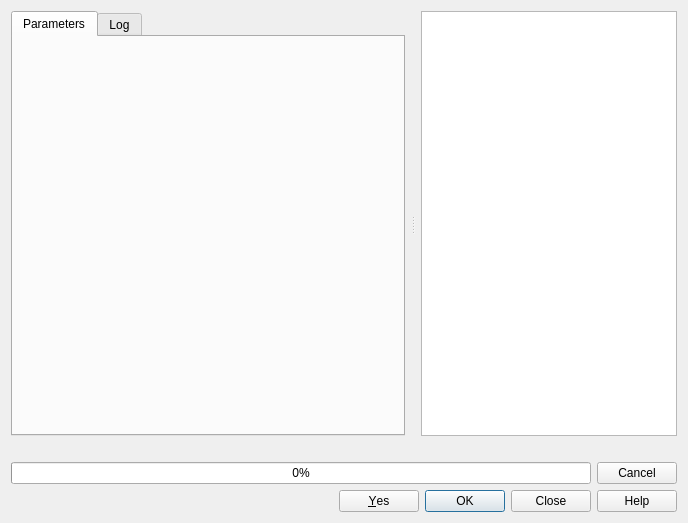
<?xml version="1.0" encoding="UTF-8"?>
<ui version="4.0">
 <class>QgsProcessingDialogBase</class>
 <widget class="QDialog" name="QgsProcessingDialogBase">
  <property name="geometry">
   <rect>
    <x>0</x>
    <y>0</y>
    <width>688</width>
    <height>523</height>
   </rect>
  </property>
  <property name="windowTitle">
   <string notr="true">Dialog</string>
  </property>
  <layout class="QVBoxLayout" name="verticalLayout">
   <item>
    <widget class="QSplitter" name="splitter">
     <property name="sizePolicy">
      <sizepolicy hsizetype="Expanding" vsizetype="Expanding">
       <horstretch>0</horstretch>
       <verstretch>0</verstretch>
      </sizepolicy>
     </property>
     <property name="orientation">
      <enum>Qt::Horizontal</enum>
     </property>
     <property name="handleWidth">
      <number>16</number>
     </property>
     <widget class="QTabWidget" name="mTabWidget">
      <property name="sizePolicy">
       <sizepolicy hsizetype="Expanding" vsizetype="Expanding">
        <horstretch>2</horstretch>
        <verstretch>0</verstretch>
       </sizepolicy>
      </property>
      <property name="currentIndex">
       <number>0</number>
      </property>
      <widget class="QWidget" name="tab">
       <attribute name="title">
        <string>Parameters</string>
       </attribute>
       <layout class="QVBoxLayout" name="verticalLayout_4">
        <property name="spacing">
         <number>2</number>
        </property>
        <property name="leftMargin">
         <number>0</number>
        </property>
        <property name="topMargin">
         <number>0</number>
        </property>
        <property name="rightMargin">
         <number>0</number>
        </property>
        <property name="bottomMargin">
         <number>0</number>
        </property>
        <item>
         <widget class="QgsPanelWidgetStack" name="mPanelStack" native="true"/>
        </item>
       </layout>
      </widget>
      <widget class="QWidget" name="tab_2">
       <attribute name="title">
        <string>Log</string>
       </attribute>
       <layout class="QVBoxLayout" name="verticalLayout_2">
        <property name="spacing">
         <number>2</number>
        </property>
        <property name="leftMargin">
         <number>0</number>
        </property>
        <property name="topMargin">
         <number>0</number>
        </property>
        <property name="rightMargin">
         <number>0</number>
        </property>
        <property name="bottomMargin">
         <number>0</number>
        </property>
        <item>
         <widget class="QTextEdit" name="txtLog">
          <property name="readOnly">
           <bool>true</bool>
          </property>
         </widget>
        </item>
        <item>
         <layout class="QHBoxLayout" name="horizontalLayout">
          <property name="bottomMargin">
           <number>0</number>
          </property>
          <item>
           <spacer name="horizontalSpacer">
            <property name="orientation">
             <enum>Qt::Horizontal</enum>
            </property>
            <property name="sizeHint" stdset="0">
             <size>
              <width>40</width>
              <height>20</height>
             </size>
            </property>
           </spacer>
          </item>
          <item>
           <widget class="QToolButton" name="mButtonSaveLog">
            <property name="toolTip">
             <string>Save Log to File</string>
            </property>
            <property name="text">
             <string>…</string>
            </property>
            <property name="icon">
             <iconset>
              <normaloff>:/images/themes/default/mActionFileSave.svg</normaloff>:/images/themes/default/mActionFileSave.svg</iconset>
            </property>
            <property name="autoRaise">
             <bool>true</bool>
            </property>
           </widget>
          </item>
          <item>
           <widget class="QToolButton" name="mButtonCopyLog">
            <property name="toolTip">
             <string>Copy Log to Clipboard</string>
            </property>
            <property name="text">
             <string>…</string>
            </property>
            <property name="icon">
             <iconset>
              <normaloff>:/images/themes/default/mActionEditCopy.svg</normaloff>:/images/themes/default/mActionEditCopy.svg</iconset>
            </property>
            <property name="autoRaise">
             <bool>true</bool>
            </property>
           </widget>
          </item>
          <item>
           <widget class="QToolButton" name="mButtonClearLog">
            <property name="toolTip">
             <string>Clear Log</string>
            </property>
            <property name="text">
             <string>…</string>
            </property>
            <property name="icon">
             <iconset>
              <normaloff>:/images/themes/default/console/iconClearConsole.svg</normaloff>:/images/themes/default/console/iconClearConsole.svg</iconset>
            </property>
            <property name="autoRaise">
             <bool>true</bool>
            </property>
           </widget>
          </item>
         </layout>
        </item>
       </layout>
      </widget>
     </widget>
     <widget class="QTextBrowser" name="textShortHelp">
      <property name="sizePolicy">
       <sizepolicy hsizetype="Expanding" vsizetype="Expanding">
        <horstretch>0</horstretch>
        <verstretch>0</verstretch>
       </sizepolicy>
      </property>
      <property name="openLinks">
       <bool>false</bool>
      </property>
      <property name="openExternalLinks">
       <bool>true</bool>
      </property>
     </widget>
    </widget>
   </item>
   <item>
    <widget class="QLabel" name="lblProgress">
     <property name="text">
      <string/>
     </property>
    </widget>
   </item>
   <item>
    <layout class="QHBoxLayout" name="horizontalLayout_3">
     <property name="topMargin">
      <number>0</number>
     </property>
     <item>
      <widget class="QProgressBar" name="progressBar">
       <property name="value">
        <number>0</number>
       </property>
      </widget>
     </item>
     <item>
      <widget class="QPushButton" name="buttonCancel">
       <property name="text">
        <string>Cancel</string>
       </property>
      </widget>
     </item>
    </layout>
   </item>
   <item>
    <widget class="QDialogButtonBox" name="mButtonBox">
     <property name="orientation">
      <enum>Qt::Horizontal</enum>
     </property>
     <property name="standardButtons">
      <set>QDialogButtonBox::Close|QDialogButtonBox::Help|QDialogButtonBox::Ok|QDialogButtonBox::Yes</set>
     </property>
    </widget>
   </item>
  </layout>
 </widget>
 <customwidgets>
  <customwidget>
   <class>QgsPanelWidgetStack</class>
   <extends>QWidget</extends>
   <header>qgspanelwidgetstack.h</header>
   <container>1</container>
  </customwidget>
 </customwidgets>
 <resources/>
 <connections/>
</ui>
